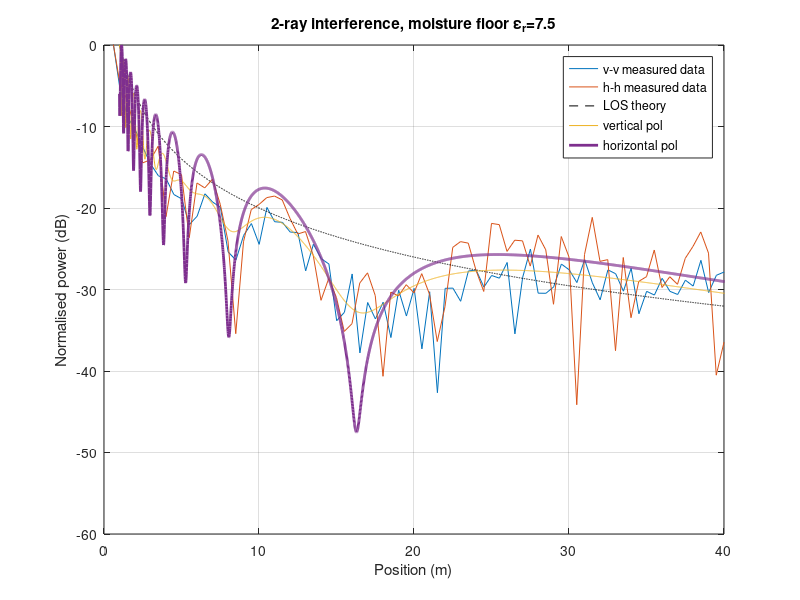

MATLAB code for this plot:
clear
clc

% measured data v-v
measured_data_v = [
    1	9.24	9.2
    51	-8.65	-8.75
    101	-14.96	-15.3
    151	-18.64	-19.01
    201	-20.16	-20.58
    251	-22.48	-22.69
    301	-24.32	-24.89
    351	-25.87	-26.23
    401	-26.1	-26.74
    451	-27.7	-29
    501	-28.52	-29.23
    551	-31.22	-32.84
    601	-30.77	-31.24
    651	-27.97	-28.54
    701	-29.14	-29.4
    751	-29.52	-30.3
    801	-35.2	-35.58
    851	-36.2	-36.58
    901	-33.22	-33.49
    951	-31.04	-32.78
    1001	-34.02	-34.9
    1051	-29.69	-30.17
    1101	-31.49	-31.88
    1151	-31.64	-31.88
    1201	-32.7	-33.2
    1251	-32.2	-33.84
    1301	-37.09	-38.33
    1351	-34.32	-34.58
    1401	-35.94	-36.48
    1451	-36.7	-37.04
    1501	-43.43	-44.23
    1551	-42.64	-42.96
    1601	-37.74	-38.44
    1651	-47.24	-48.32
    1701	-41.33	-41.86
    1751	-43.26	-43.97
    1801	-40.11	-43.01
    1851	-45.32	-46.47
    1901	-39.7	-40.48
    1951	-42.64	-43.87
    2001	-39.43	-40.3
    2051	-47.01	-47.56
    2101	-39.84	-40.7
    2151	-52.43	-52.9
    2201	-39.7	-40.01
    2251	-39.32	-40.34
    2301	-41	-41.89
    2351	-37.6	-37.85
    2401	-37.43	-37.8
    2451	-39.32	-40.09
    2501	-38	-38.56
    2551	-38.52	-38.7
    2601	-36.51	-36.86
    2651	-45.02	-45.87
    2701	-38.46	-38.57
    2751	-37.32	-32.74
    2801	-40.34	-40.56
    2851	-40.14	-40.79
    2901	-39.62	-39.74
    2951	-36.8	-36.96
    3001	-37.43	-37.73
    3051	-39.01	-39.29
    3101	-36.29	-36.4
    3151	-39.06	-39.32
    3201	-41.03	-41.5
    3251	-37.42	-37.76
    3301	-37.89	-38.24
    3351	-40.07	-40.34
    3401	-37.27	-37.52
    3451	-42.78	-43.17
    3501	-39.89	-40.56
    3551	-40.56	-40.8
    3601	-38.5	-38.76
    3651	-40.17	-40.28
    3701	-40.4	-40.82
    3751	-38.69	-39.02
    3801	-39.27	-39.89
    3851	-36.3	-36.54
    3901	-40.23	-40.52
    3951	-38.19	-38.32
    4001	-37.73	-37.97
    ];

% convert cm into m
distance_v = measured_data_v(:,1)./100;

power_average_v = (measured_data_v(:,2) + measured_data_v(:,3))./2+10;


% measured data h_h
measured_data_h  = [
    0	9.97	10
    0.5	-8.82	-8.65
    1	-14.56	-14.32
    1.5	-17.01	-16.67
    2	-20.43	-20.26
    2.5	-24.81	-24.11
    3	-24.3	-23.85
    3.5	-22.49	-22.32
    4	-31.68	-30.44
    4.5	-25.62	-25.31
    5	-26.29	-25.53
    5.5	-34.07	-33.21
    6	-27.28	-26.58
    6.5	-27.68	-27.38
    7	-26.65	-26.28
    7.5	-29.72	-29.38
    8	-34.28	-33.82
    8.5	-46.02	-44.82
    9	-34.45	-33.82
    9.5	-30.28	-30.1
    10	-29.78	-29.36
    10.5	-28.93	-28.52
    11	-28.89	-28.18
    11.5	-29.21	-28.81
    12	-31.46	-31.11
    12.5	-33.36	-33.02
    13	-33.16	-32.62
    13.5	-36.11	-35.54
    14	-42.03	-40.62
    14.5	-38.86	-38.42
    15	-42.05	-39.96
    15.5	-46.12	-44.17
    16	-47.38	-41.01
    16.5	-39.86	-38.56
    17	-38.26	-37.65
    17.5	-41.28	-40.21
    18	-51.68	-49.62
    18.5	-40.68	-39.96
    19	-41.08	-40.49
    19.5	-39.86	-38.96
    20	-40.98	-39.85
    20.5	-38.35	-37.76
    21	-41.29	-39.87
    21.5	-47.54	-45.23
    22	-42.97	-41.23
    22.5	-35.06	-34.6
    23	-34.3	-33.95
    23.5	-34.67	-33.95
    24	-38.08	-37.2
    24.5	-40.38	-40.1
    25	-32.38	-31.4
    25.5	-32.28	-31.8
    26	-35.68	-34.97
    26.5	-34.78	-33.12
    27	-34.26	-33.8
    27.5	-37.64	-36.62
    28	-33.48	-33.16
    28.5	-35.36	-34.9
    29	-42.25	-41.37
    29.5	-33.69	-33.31
    30	-36.35	-35.67
    30.5	-54.82	-53.46
    31	-36.02	-35.41
    31.5	-31.33	-30.97
    32	-36.97	-36.12
    32.5	-36.52	-36.15
    33	-48.06	-46.95
    33.5	-36.42	-35.72
    34	-43.96	-42.96
    34.5	-39.34	-38.66
    35	-38.89	-37.96
    35.5	-35.44	-34.87
    36	-40	-39.51
    36.5	-38.85	-38.02
    37	-40.07	-38.65
    37.5	-36.39	-35.96
    38	-34.84	-34.58
    38.5	-33.16	-32.72
    39	-36.05	-35.02
    39.5	-51.05	-49.97
    40	-47.68	-45.25
    
    ];

distance_h  = measured_data_h (:,1);

power_average_h  = (measured_data_h (:,2)+measured_data_h(:,3))./2+10;

figure(1)
plot(distance_v, power_average_v)
title('measured Received Power figure')
xlabel('distance m')
ylabel('Power dBm')
hold on
plot(distance_h , power_average_h )
grid on
hold on

%% 2nd of December,  2018

% consolidated 2.45GHz theory & measured data
% for EEE414 propagation assignment


%%%%%%%%%%%%%%%%%%%%%%%%%%%%%%%%%%%%%%%%%%%%%%%%%%%%%%%%%%%%%%%%%%%%%
%% two-ray interference model derived from Sommer  %%
%%%%%%%%%%%%%%%%%%%%%%%%%%%%%%%%%%%%%%%%%%%%%%%%%%%%%%%%%%%%%%%%%%%%%

% height above floor in metres
% this is set for 1metre
% measurmenets were done at 1.03 & 1.09metres
h1 = 1.00;

% wavelength in metres
l = 0.1223673;

% separation distances
dS = [1:0.01:50];

% freespace loss,  equation 1
Lfs = -20*log10( 4*pi*dS/l );

% separation distances,  coarse version
dS_c = [1 1.25 1.5 2 2.5 3 3.5 4:1:50];

% freespace loss,  equation 1,  coarse version
Lfs_c = -20*log10( 4*pi*dS_c/l );

%% relative permittivity of the floor  %%
er = 4.5;

%%%  NORMAL  %%%
% two-ray interference
dref = sqrt( dS.*dS + 4*h1.*h1 );

sinT = 2*h1./dref;

cosT = dS./dref;

phi = 2*pi* ( dS - dref )/l;

% reflection coefficient for normal polarisation
rc_norm_44 = ( sinT - sqrt( er - cosT.*cosT ) ) ./ ( sinT + sqrt( er - cosT.*cosT ) );

% 2-Ray Interfence (TRI) calculation
LtriN_44 = -20*log10( 4*pi*dS/l ./ abs( 1 + rc_norm_44.*exp( i*phi ) ) );



%%%  PARALLEL  %%%
% calculations for horizontal polarisation
dref2 = sqrt( dS.*dS + 4*h1.*h1 );
sinT2 = 2*h1./dref2;
cosT2 = dS./dref2;
phi2 = 2*pi* ( dS - dref2 )/l;

% reflection coefficient for parallel polarisation
rc_para_44 = ( -er*sinT2 + sqrt( er - cosT2.*cosT2 ) ) ./ ( er*sinT2 + sqrt( er - cosT2.*cosT2 ) );
%% is the first - sign wrong?
%%  %% was:  rc_para_44 = ( -er*sinT2 + sqrt( er - cosT2.*cosT2 ) ) ./ ( er*sinT2 + sqrt( er - cosT2.*cosT2 ) );

% 2-Ray Interfence (TRI) calculation
LtriP_44 = -20*log10( 4*pi*dS/l ./ abs( 1 - rc_para_44.*exp( i*phi2 ) ) );
%% negated the reflection coefficient


%% relative permittivity of the floor  %%
er = 7.5;

%%%  NORMAL  %%%
% two-ray interference
dref = sqrt( dS.*dS + 4*h1.*h1 );

sinT = 2*h1./dref;

cosT = dS./dref;

phi = 2*pi* ( dS - dref )/l;

% reflection coefficient for normal polarisation
rc_norm_75 = ( sinT - sqrt( er - cosT.*cosT ) ) ./ ( sinT + sqrt( er - cosT.*cosT ) );

% 2-Ray Interfence (TRI) calculation
LtriN_75 = -20*log10( 4*pi*dS/l ./ abs( 1 + rc_norm_75.*exp( i*phi ) ) );

%%%  PARALLEL  %%%
% calculations for horizontal polarisation
dref2 = sqrt( dS.*dS + 4*h1.*h1 );
sinT2 = 2*h1./dref2;
cosT2 = dS./dref2;
phi2 = 2*pi* ( dS - dref2 )/l;

% reflection coefficient for parallel polarisation
rc_para_75 = ( -er*sinT2 + sqrt( er - cosT2.*cosT2 ) ) ./ ( er*sinT2 + sqrt( er - cosT2.*cosT2 ) );
%% %% was:  rc_para_75 = ( -er*sinT2 + sqrt( er - cosT2.*cosT2 ) ) ./ ( er*sinT2 + sqrt( er - cosT2.*cosT2 ) );

% 2-Ray Interfence (TRI) calculation
LtriP_75 = -20*log10( 4*pi*dS/l ./ abs( 1 - rc_para_75.*exp( i*phi2 ) ) );


%%%%%%%%%%%%%%%%%%%%%%%%%%%%%%%%%%%%%%%%%%%%%%%%%%%%%%%%%%%%%%%%%%%%%
%%  PEC  %%
%%%%%%%%%%%%%%%%%%%%%%%%%%%%%%%%%%%%%%%%%%%%%%%%%%%%%%%%%%%%%%%%%%%%%

% TRI calculation using reflection coefficient 1 for horizontal polarisation incident on PEC floor
LtriPEC_P = -20*log10( 4*pi*dS/l ./ abs( 1 +1.*exp( i*phi2 ) ) );

LtriPEC_N = -20*log10( 4*pi*dS/l ./ abs( 1 -1.*exp( i*phi2 ) ) );

plot(dS,Lfs-max(Lfs),'k--',dS,LtriP_75-max(LtriP_75),dS,LtriN_75-max(LtriN_75),'LineWidth',2)
% plot(dS,Lfs-max(Lfs),'k--',dS,LtriP_44-max(LtriP_44),dS,LtriN_44-max(LtriN_44),'LineWidth',2)
xlabel('Position (m)')
ylabel('Normalised power (dB)')
legend('v-v measured data','h-h measured data','LOS theory','vertical pol','horizontal pol')  % ,'total')
title('2-ray interference, moisture floor \epsilon_r=7.5')
grid on
axis([0 40 -60 0])


